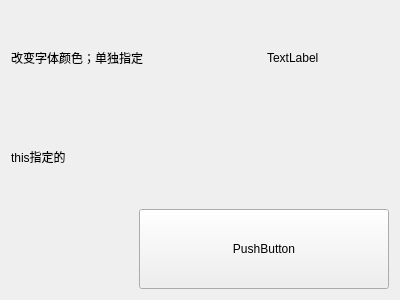
<?xml version="1.0" encoding="UTF-8"?>
<ui version="4.0">
 <class>Widget</class>
 <widget class="QWidget" name="Widget">
  <property name="geometry">
   <rect>
    <x>0</x>
    <y>0</y>
    <width>400</width>
    <height>300</height>
   </rect>
  </property>
  <property name="windowTitle">
   <string>Widget</string>
  </property>
  <layout class="QGridLayout" name="gridLayout">
   <item row="0" column="0" colspan="2">
    <widget class="QLabel" name="label">
     <property name="text">
      <string>改变字体颜色；单独指定</string>
     </property>
    </widget>
   </item>
   <item row="0" column="2">
    <widget class="QLabel" name="label_3">
     <property name="text">
      <string>TextLabel</string>
     </property>
    </widget>
   </item>
   <item row="1" column="0">
    <widget class="QLabel" name="label_2">
     <property name="text">
      <string>this指定的</string>
     </property>
    </widget>
   </item>
   <item row="2" column="1" colspan="2">
    <widget class="QPushButton" name="pushButton">
     <property name="minimumSize">
      <size>
       <width>0</width>
       <height>80</height>
      </size>
     </property>
     <property name="text">
      <string>PushButton</string>
     </property>
    </widget>
   </item>
  </layout>
 </widget>
 <layoutdefault spacing="6" margin="11"/>
 <resources/>
 <connections/>
</ui>
